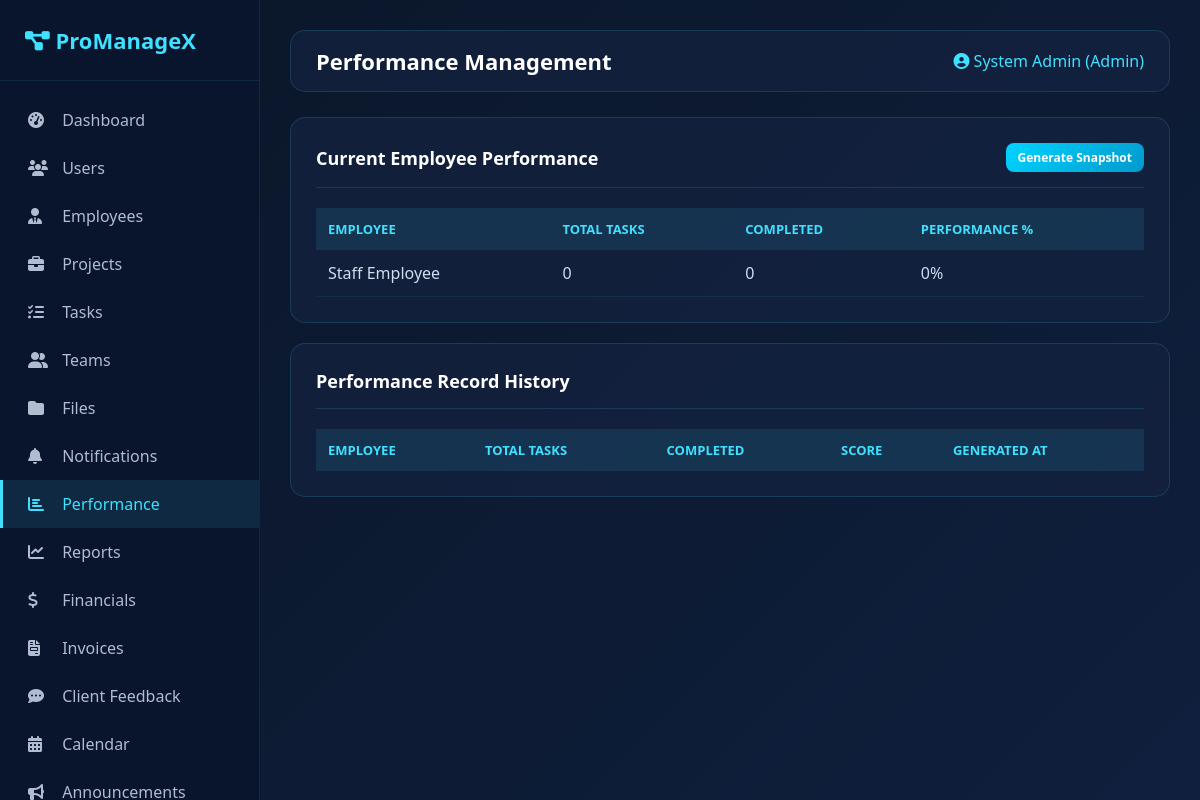
The page /admin/performance.php (signed in) on the database its author committed.
### tables this page shows
CREATE TABLE users (
    id INT AUTO_INCREMENT PRIMARY KEY,
    name VARCHAR(100) NOT NULL,
    email VARCHAR(150) NOT NULL UNIQUE,
    password VARCHAR(255) NOT NULL,
    role ENUM('admin','manager','employee') NOT NULL DEFAULT 'employee',
    status ENUM('active','inactive') NOT NULL DEFAULT 'active',
    phone VARCHAR(30),
    department VARCHAR(100),
    created_at TIMESTAMP DEFAULT CURRENT_TIMESTAMP
);

### admin/performance.php (the view, shortened to what this page needs)
<?php
include '../includes/header.php';
?>
<div class="card">
    <div class="card-header">
        <h2>Current Employee Performance</h2>
        <form method="POST"><button type="submit" name="generate" class="btn btn-primary btn-sm">Generate Snapshot</button></form>
    </div>
    <table>
        <tr><th>Employee</th><th>Total Tasks</th><th>Completed</th><th>Performance %</th></tr>
        <?php $r = $conn->query("SELECT u.id,u.name, COUNT(t.id) total, SUM(CASE WHEN t.status='Completed' THEN 1 ELSE 0 END) completed FROM users u LEFT JOIN tasks t ON t.assigned_to=u.id WHERE u.role='employee' GROUP BY u.id");
        while($e=$r->fetch_assoc()):
            $perf = $e['total'] > 0 ? round(($e['completed']/$e['total'])*100) : 0; ?>
        <tr><td><?=$e['name']?></td><td><?=$e['total']?></td><td><?=$e['completed']?></td><td><?=$perf?>%</td></tr>
        <?php endwhile; ?>
    </table>
</div>
<div class="card">
    <div class="card-header"><h2>Performance Record History</h2></div>
    <table>
        <tr><th>Employee</th><th>Total Tasks</th><th>Completed</th><th>Score</th><th>Generated At</th></tr>
    </table>
</div>
<?php include '../includes/footer.php'; ?>

### assets/css/style.css (style rules this page uses)
* { margin:0; padding:0; box-sizing:border-box; font-family:'Segoe UI', sans-serif; }
body { background: linear-gradient(135deg, #0a1628 0%, #0f1f3d 100%); color: #e0e6f0; min-height: 100vh; }
.btn-primary { background: linear-gradient(135deg, #00d4ff, #0099cc); color: #fff; border: none; padding: 12px 28px; border-radius: 10px; cursor: pointer; font-weight: 600; font-size: 15px; transition: 0.3s; }
.card { background: rgba(20,35,65,0.7); padding: 25px; border-radius: 15px; border: 1px solid rgba(64,224,255,0.15); margin-bottom: 20px; }
.card-header { display: flex; justify-content: space-between; align-items: center; margin-bottom: 20px; padding-bottom: 15px; border-bottom: 1px solid rgba(64,224,255,0.15); }
.card-header h2 { color: #fff; font-size: 18px; }
table { width: 100%; border-collapse: collapse; }
table th { background: rgba(64,224,255,0.1); color: #40e0ff; padding: 12px; text-align: left; font-size: 13px; text-transform: uppercase; }
table td { padding: 12px; border-bottom: 1px solid rgba(64,224,255,0.08); color: #d0dcf0; }
.btn { padding: 8px 16px; border: none; border-radius: 8px; cursor: pointer; text-decoration: none; display: inline-block; font-size: 13px; transition: 0.3s; }
.btn-sm { padding: 6px 12px; font-size: 12px; }

### rows shown on the page
users: name "Staff Employee", total "0", completed "0", perf "0"

### other values the page prints
$page_title "Performance Management"
$_SESSION['name'] "System Admin"
$_SESSION['role'] "Admin"
